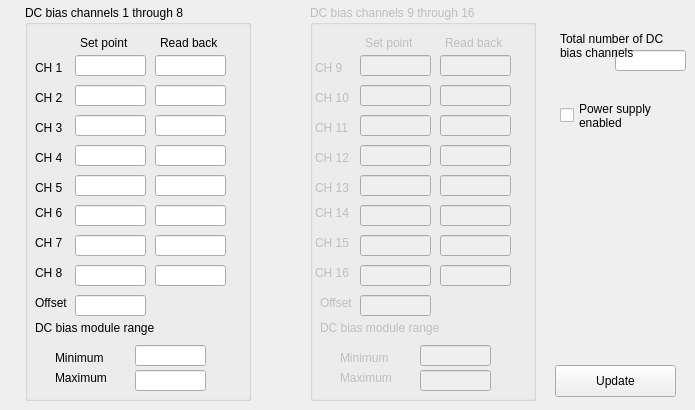
    <widget class="QWidget" name="DCbias">
     <attribute name="title">
      <string>DCbias</string>
     </attribute>
     <widget class="QGroupBox" name="gbDCbias1">
      <property name="enabled">
       <bool>true</bool>
      </property>
      <property name="geometry">
       <rect>
        <x>25</x>
        <y>5</y>
        <width>226</width>
        <height>396</height>
       </rect>
      </property>
      <property name="title">
       <string>DC bias channels 1 through 8</string>
      </property>
      <widget class="QLineEdit" name="leSDCB_1">
       <property name="geometry">
        <rect>
         <x>50</x>
         <y>50</y>
         <width>71</width>
         <height>21</height>
        </rect>
       </property>
      </widget>
      <widget class="QLineEdit" name="leSDCB_2">
       <property name="geometry">
        <rect>
         <x>50</x>
         <y>80</y>
         <width>71</width>
         <height>21</height>
        </rect>
       </property>
      </widget>
      <widget class="QLineEdit" name="leSDCB_3">
       <property name="geometry">
        <rect>
         <x>50</x>
         <y>110</y>
         <width>71</width>
         <height>21</height>
        </rect>
       </property>
      </widget>
      <widget class="QLineEdit" name="leSDCB_4">
       <property name="geometry">
        <rect>
         <x>50</x>
         <y>140</y>
         <width>71</width>
         <height>21</height>
        </rect>
       </property>
      </widget>
      <widget class="QLineEdit" name="leSDCB_5">
       <property name="geometry">
        <rect>
         <x>50</x>
         <y>170</y>
         <width>71</width>
         <height>21</height>
        </rect>
       </property>
      </widget>
      <widget class="QLineEdit" name="leSDCB_6">
       <property name="geometry">
        <rect>
         <x>50</x>
         <y>200</y>
         <width>71</width>
         <height>21</height>
        </rect>
       </property>
      </widget>
      <widget class="QLineEdit" name="leSDCB_7">
       <property name="geometry">
        <rect>
         <x>50</x>
         <y>230</y>
         <width>71</width>
         <height>21</height>
        </rect>
       </property>
      </widget>
      <widget class="QLineEdit" name="leSDCB_8">
       <property name="geometry">
        <rect>
         <x>50</x>
         <y>260</y>
         <width>71</width>
         <height>21</height>
        </rect>
       </property>
      </widget>
      <widget class="QLineEdit" name="leGDCBV_1">
       <property name="geometry">
        <rect>
         <x>130</x>
         <y>50</y>
         <width>71</width>
         <height>21</height>
        </rect>
       </property>
       <property name="readOnly">
        <bool>true</bool>
       </property>
      </widget>
      <widget class="QLineEdit" name="leGDCBV_2">
       <property name="geometry">
        <rect>
         <x>130</x>
         <y>80</y>
         <width>71</width>
         <height>21</height>
        </rect>
       </property>
       <property name="readOnly">
        <bool>true</bool>
       </property>
      </widget>
      <widget class="QLineEdit" name="leGDCBV_3">
       <property name="geometry">
        <rect>
         <x>130</x>
         <y>110</y>
         <width>71</width>
         <height>21</height>
        </rect>
       </property>
       <property name="readOnly">
        <bool>true</bool>
       </property>
      </widget>
      <widget class="QLineEdit" name="leGDCBV_4">
       <property name="geometry">
        <rect>
         <x>130</x>
         <y>140</y>
         <width>71</width>
         <height>21</height>
        </rect>
       </property>
       <property name="readOnly">
        <bool>true</bool>
       </property>
      </widget>
      <widget class="QLineEdit" name="leGDCBV_5">
       <property name="geometry">
        <rect>
         <x>130</x>
         <y>170</y>
         <width>71</width>
         <height>21</height>
        </rect>
       </property>
       <property name="readOnly">
        <bool>true</bool>
       </property>
      </widget>
      <widget class="QLineEdit" name="leGDCBV_6">
       <property name="geometry">
        <rect>
         <x>130</x>
         <y>200</y>
         <width>71</width>
         <height>21</height>
        </rect>
       </property>
       <property name="readOnly">
        <bool>true</bool>
       </property>
      </widget>
      <widget class="QLineEdit" name="leGDCBV_7">
       <property name="geometry">
        <rect>
         <x>130</x>
         <y>230</y>
         <width>71</width>
         <height>21</height>
        </rect>
       </property>
       <property name="readOnly">
        <bool>true</bool>
       </property>
      </widget>
      <widget class="QLineEdit" name="leGDCBV_8">
       <property name="geometry">
        <rect>
         <x>130</x>
         <y>260</y>
         <width>71</width>
         <height>21</height>
        </rect>
       </property>
       <property name="readOnly">
        <bool>true</bool>
       </property>
      </widget>
      <widget class="QLabel" name="label">
       <property name="geometry">
        <rect>
         <x>10</x>
         <y>55</y>
         <width>36</width>
         <height>16</height>
        </rect>
       </property>
       <property name="text">
        <string>CH 1</string>
       </property>
      </widget>
      <widget class="QLabel" name="label_2">
       <property name="geometry">
        <rect>
         <x>10</x>
         <y>85</y>
         <width>36</width>
         <height>16</height>
        </rect>
       </property>
       <property name="text">
        <string>CH 2</string>
       </property>
      </widget>
      <widget class="QLabel" name="label_3">
       <property name="geometry">
        <rect>
         <x>10</x>
         <y>115</y>
         <width>36</width>
         <height>16</height>
        </rect>
       </property>
       <property name="text">
        <string>CH 3</string>
       </property>
      </widget>
      <widget class="QLabel" name="label_4">
       <property name="geometry">
        <rect>
         <x>10</x>
         <y>145</y>
         <width>36</width>
         <height>16</height>
        </rect>
       </property>
       <property name="text">
        <string>CH 4</string>
       </property>
      </widget>
      <widget class="QLabel" name="label_5">
       <property name="geometry">
        <rect>
         <x>10</x>
         <y>175</y>
         <width>36</width>
         <height>16</height>
        </rect>
       </property>
       <property name="text">
        <string>CH 5</string>
       </property>
      </widget>
      <widget class="QLabel" name="label_6">
       <property name="geometry">
        <rect>
         <x>10</x>
         <y>200</y>
         <width>36</width>
         <height>16</height>
        </rect>
       </property>
       <property name="text">
        <string>CH 6</string>
       </property>
      </widget>
      <widget class="QLabel" name="label_7">
       <property name="geometry">
        <rect>
         <x>10</x>
         <y>230</y>
         <width>36</width>
         <height>16</height>
        </rect>
       </property>
       <property name="text">
        <string>CH 7</string>
       </property>
      </widget>
      <widget class="QLabel" name="label_8">
       <property name="geometry">
        <rect>
         <x>10</x>
         <y>260</y>
         <width>36</width>
         <height>16</height>
        </rect>
       </property>
       <property name="text">
        <string>CH 8</string>
       </property>
      </widget>
      <widget class="QLabel" name="label_9">
       <property name="geometry">
        <rect>
         <x>55</x>
         <y>30</y>
         <width>61</width>
         <height>16</height>
        </rect>
       </property>
       <property name="text">
        <string>Set point</string>
       </property>
      </widget>
      <widget class="QLabel" name="label_10">
       <property name="geometry">
        <rect>
         <x>135</x>
         <y>30</y>
         <width>71</width>
         <height>16</height>
        </rect>
       </property>
       <property name="text">
        <string>Read back</string>
       </property>
      </widget>
      <widget class="QLabel" name="label_11">
       <property name="geometry">
        <rect>
         <x>10</x>
         <y>315</y>
         <width>146</width>
         <height>16</height>
        </rect>
       </property>
       <property name="text">
        <string>DC bias module range</string>
       </property>
      </widget>
      <widget class="QLabel" name="label_12">
       <property name="geometry">
        <rect>
         <x>30</x>
         <y>345</y>
         <width>71</width>
         <height>16</height>
        </rect>
       </property>
       <property name="text">
        <string>Minimum</string>
       </property>
      </widget>
      <widget class="QLabel" name="label_13">
       <property name="geometry">
        <rect>
         <x>30</x>
         <y>365</y>
         <width>71</width>
         <height>16</height>
        </rect>
       </property>
       <property name="text">
        <string>Maximum</string>
       </property>
      </widget>
      <widget class="QLineEdit" name="leGDCMIN_1">
       <property name="geometry">
        <rect>
         <x>110</x>
         <y>340</y>
         <width>71</width>
         <height>21</height>
        </rect>
       </property>
       <property name="readOnly">
        <bool>true</bool>
       </property>
      </widget>
      <widget class="QLineEdit" name="leGDCMAX_1">
       <property name="geometry">
        <rect>
         <x>110</x>
         <y>365</y>
         <width>71</width>
         <height>21</height>
        </rect>
       </property>
       <property name="readOnly">
        <bool>true</bool>
       </property>
      </widget>
      <widget class="QLineEdit" name="leSDCBOF_1">
       <property name="geometry">
        <rect>
         <x>50</x>
         <y>290</y>
         <width>71</width>
         <height>21</height>
        </rect>
       </property>
      </widget>
      <widget class="QLabel" name="label_14">
       <property name="geometry">
        <rect>
         <x>10</x>
         <y>290</y>
         <width>41</width>
         <height>16</height>
        </rect>
       </property>
       <property name="text">
        <string>Offset</string>
       </property>
      </widget>
     </widget>
     <widget class="QPushButton" name="pbDCbiasUpdate">
      <property name="geometry">
       <rect>
        <x>555</x>
        <y>365</y>
        <width>121</width>
        <height>32</height>
       </rect>
      </property>
      <property name="text">
       <string>Update</string>
      </property>
     </widget>
     <widget class="QGroupBox" name="gbDCbias2">
      <property name="enabled">
       <bool>false</bool>
      </property>
      <property name="geometry">
       <rect>
        <x>310</x>
        <y>5</y>
        <width>226</width>
        <height>396</height>
       </rect>
      </property>
      <property name="title">
       <string>DC bias channels 9 through 16</string>
      </property>
      <widget class="QLineEdit" name="leSDCB_9">
       <property name="geometry">
        <rect>
         <x>50</x>
         <y>50</y>
         <width>71</width>
         <height>21</height>
        </rect>
       </property>
      </widget>
      <widget class="QLineEdit" name="leSDCB_10">
       <property name="geometry">
        <rect>
         <x>50</x>
         <y>80</y>
         <width>71</width>
         <height>21</height>
        </rect>
       </property>
      </widget>
      <widget class="QLineEdit" name="leSDCB_11">
       <property name="geometry">
        <rect>
         <x>50</x>
         <y>110</y>
         <width>71</width>
         <height>21</height>
        </rect>
       </property>
      </widget>
      <widget class="QLineEdit" name="leSDCB_12">
       <property name="geometry">
        <rect>
         <x>50</x>
         <y>140</y>
         <width>71</width>
         <height>21</height>
        </rect>
       </property>
      </widget>
      <widget class="QLineEdit" name="leSDCB_13">
       <property name="geometry">
        <rect>
         <x>50</x>
         <y>170</y>
         <width>71</width>
         <height>21</height>
        </rect>
       </property>
      </widget>
      <widget class="QLineEdit" name="leSDCB_14">
       <property name="geometry">
        <rect>
         <x>50</x>
         <y>200</y>
         <width>71</width>
         <height>21</height>
        </rect>
       </property>
      </widget>
      <widget class="QLineEdit" name="leSDCB_15">
       <property name="geometry">
        <rect>
         <x>50</x>
         <y>230</y>
         <width>71</width>
         <height>21</height>
        </rect>
       </property>
      </widget>
      <widget class="QLineEdit" name="leSDCB_16">
       <property name="geometry">
        <rect>
         <x>50</x>
         <y>260</y>
         <width>71</width>
         <height>21</height>
        </rect>
       </property>
      </widget>
      <widget class="QLineEdit" name="leGDCBV_9">
       <property name="geometry">
        <rect>
         <x>130</x>
         <y>50</y>
         <width>71</width>
         <height>21</height>
        </rect>
       </property>
       <property name="readOnly">
        <bool>true</bool>
       </property>
      </widget>
      <widget class="QLineEdit" name="leGDCBV_10">
       <property name="geometry">
        <rect>
         <x>130</x>
         <y>80</y>
         <width>71</width>
         <height>21</height>
        </rect>
       </property>
       <property name="readOnly">
        <bool>true</bool>
       </property>
      </widget>
      <widget class="QLineEdit" name="leGDCBV_11">
       <property name="geometry">
        <rect>
         <x>130</x>
         <y>110</y>
         <width>71</width>
         <height>21</height>
        </rect>
       </property>
       <property name="readOnly">
        <bool>true</bool>
       </property>
      </widget>
      <widget class="QLineEdit" name="leGDCBV_12">
       <property name="geometry">
        <rect>
         <x>130</x>
         <y>140</y>
         <width>71</width>
         <height>21</height>
        </rect>
       </property>
       <property name="readOnly">
        <bool>true</bool>
       </property>
      </widget>
      <widget class="QLineEdit" name="leGDCBV_13">
       <property name="geometry">
        <rect>
         <x>130</x>
         <y>170</y>
         <width>71</width>
         <height>21</height>
        </rect>
       </property>
       <property name="readOnly">
        <bool>true</bool>
       </property>
      </widget>
      <widget class="QLineEdit" name="leGDCBV_14">
       <property name="geometry">
        <rect>
         <x>130</x>
         <y>200</y>
         <width>71</width>
         <height>21</height>
        </rect>
       </property>
       <property name="readOnly">
        <bool>true</bool>
       </property>
      </widget>
      <widget class="QLineEdit" name="leGDCBV_15">
       <property name="geometry">
        <rect>
         <x>130</x>
         <y>230</y>
         <width>71</width>
         <height>21</height>
        </rect>
       </property>
       <property name="readOnly">
        <bool>true</bool>
       </property>
      </widget>
      <widget class="QLineEdit" name="leGDCBV_16">
       <property name="geometry">
        <rect>
         <x>130</x>
         <y>260</y>
         <width>71</width>
         <height>21</height>
        </rect>
       </property>
       <property name="readOnly">
        <bool>true</bool>
       </property>
      </widget>
      <widget class="QLabel" name="label_15">
       <property name="geometry">
        <rect>
         <x>5</x>
         <y>55</y>
         <width>36</width>
         <height>16</height>
        </rect>
       </property>
       <property name="text">
        <string>CH 9</string>
       </property>
      </widget>
      <widget class="QLabel" name="label_16">
       <property name="geometry">
        <rect>
         <x>5</x>
         <y>85</y>
         <width>41</width>
         <height>16</height>
        </rect>
       </property>
       <property name="text">
        <string>CH 10</string>
       </property>
      </widget>
      <widget class="QLabel" name="label_17">
       <property name="geometry">
        <rect>
         <x>5</x>
         <y>115</y>
         <width>41</width>
         <height>16</height>
        </rect>
       </property>
       <property name="text">
        <string>CH 11</string>
       </property>
      </widget>
      <widget class="QLabel" name="label_18">
       <property name="geometry">
        <rect>
         <x>5</x>
         <y>145</y>
         <width>41</width>
         <height>16</height>
        </rect>
       </property>
       <property name="text">
        <string>CH 12</string>
       </property>
      </widget>
      <widget class="QLabel" name="label_19">
       <property name="geometry">
        <rect>
         <x>5</x>
         <y>175</y>
         <width>41</width>
         <height>16</height>
        </rect>
       </property>
       <property name="text">
        <string>CH 13</string>
       </property>
      </widget>
      <widget class="QLabel" name="label_20">
       <property name="geometry">
        <rect>
         <x>5</x>
         <y>200</y>
         <width>41</width>
         <height>16</height>
        </rect>
       </property>
       <property name="text">
        <string>CH 14</string>
       </property>
      </widget>
      <widget class="QLabel" name="label_21">
       <property name="geometry">
        <rect>
         <x>5</x>
         <y>230</y>
         <width>41</width>
         <height>16</height>
        </rect>
       </property>
       <property name="text">
        <string>CH 15</string>
       </property>
      </widget>
      <widget class="QLabel" name="label_22">
       <property name="geometry">
        <rect>
         <x>5</x>
         <y>260</y>
         <width>41</width>
         <height>16</height>
        </rect>
       </property>
       <property name="text">
        <string>CH 16</string>
       </property>
      </widget>
      <widget class="QLabel" name="label_23">
       <property name="geometry">
        <rect>
         <x>55</x>
         <y>30</y>
         <width>61</width>
         <height>16</height>
        </rect>
       </property>
       <property name="text">
        <string>Set point</string>
       </property>
      </widget>
      <widget class="QLabel" name="label_24">
       <property name="geometry">
        <rect>
         <x>135</x>
         <y>30</y>
         <width>71</width>
         <height>16</height>
        </rect>
       </property>
       <property name="text">
        <string>Read back</string>
       </property>
      </widget>
      <widget class="QLabel" name="label_25">
       <property name="geometry">
        <rect>
         <x>10</x>
         <y>315</y>
         <width>146</width>
         <height>16</height>
        </rect>
       </property>
       <property name="text">
        <string>DC bias module range</string>
       </property>
      </widget>
      <widget class="QLabel" name="label_26">
       <property name="geometry">
        <rect>
         <x>30</x>
         <y>345</y>
         <width>71</width>
         <height>16</height>
        </rect>
       </property>
       <property name="text">
        <string>Minimum</string>
       </property>
      </widget>
      <widget class="QLabel" name="label_27">
       <property name="geometry">
        <rect>
         <x>30</x>
         <y>365</y>
         <width>71</width>
         <height>16</height>
        </rect>
       </property>
       <property name="text">
        <string>Maximum</string>
       </property>
      </widget>
      <widget class="QLineEdit" name="leGDCMIN_9">
       <property name="geometry">
        <rect>
         <x>110</x>
         <y>340</y>
         <width>71</width>
         <height>21</height>
        </rect>
       </property>
       <property name="readOnly">
        <bool>true</bool>
       </property>
      </widget>
      <widget class="QLineEdit" name="leGDCMAX_9">
       <property name="geometry">
        <rect>
         <x>110</x>
         <y>365</y>
         <width>71</width>
         <height>21</height>
        </rect>
       </property>
       <property name="readOnly">
        <bool>true</bool>
       </property>
      </widget>
      <widget class="QLineEdit" name="leSDCBOF_9">
       <property name="geometry">
        <rect>
         <x>50</x>
         <y>290</y>
         <width>71</width>
         <height>21</height>
        </rect>
       </property>
      </widget>
      <widget class="QLabel" name="label_28">
       <property name="geometry">
        <rect>
         <x>10</x>
         <y>290</y>
         <width>41</width>
         <height>16</height>
        </rect>
       </property>
       <property name="text">
        <string>Offset</string>
       </property>
      </widget>
     </widget>
     <widget class="QLineEdit" name="leGCHAN_DCB">
      <property name="geometry">
       <rect>
        <x>615</x>
        <y>50</y>
        <width>71</width>
        <height>21</height>
       </rect>
      </property>
      <property name="readOnly">
       <bool>true</bool>
      </property>
     </widget>
     <widget class="QLabel" name="label_29">
      <property name="geometry">
       <rect>
        <x>560</x>
        <y>30</y>
        <width>106</width>
        <height>31</height>
       </rect>
      </property>
      <property name="text">
       <string>Total number of DC bias channels</string>
      </property>
      <property name="wordWrap">
       <bool>true</bool>
      </property>
     </widget>
     <widget class="QCheckBox" name="chkPowerEnable">
      <property name="geometry">
       <rect>
        <x>560</x>
        <y>95</y>
        <width>116</width>
        <height>41</height>
       </rect>
      </property>
      <property name="text">
       <string>Power supply
enabled</string>
      </property>
     </widget>
    </widget>
